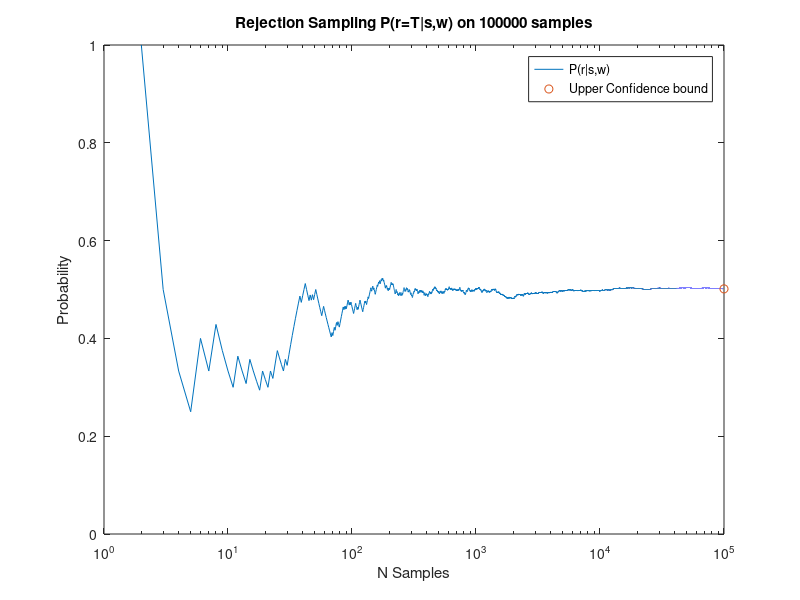

MATLAB code for this plot:
function f = a2n2a ()
    %data = csvread('rs_1.csv');
    data = csvread('lw_1.csv');
    probMatrix = a(data);
    b(data);
    calculated = probMatrix(end, :);
    semilogx(probMatrix(:,1), probMatrix(:,2),calculated(1,1), calculated(1,2), 'o');
    axis([1 inf 0 1]);
    title('Rejection Sampling P(r=T|s,w) on 100000 samples');
    xlabel('N Samples');
    ylabel('Probability');
    legend('P(r|s,w)','Upper Confidence bound','Lower Confidence bound',['Approx = ', num2str(calculated(1,2),5)]);
end

function f=a(data)
    sizeData = size(data);
    rained = 0;
    acceptedSample = 0;
    f = zeros(sizeData(1,1) - 1, 4);
    for i = 2:sizeData(1,1)
        if data(i) ~= -1
            if data(i) == 1
                rained = rained + 1;
            end
            acceptedSample = acceptedSample + 1;
        end
        e = sqrt((-log(0.05/2))/(2*acceptedSample));
        prob = rained/acceptedSample;
        f(i,:) = [i, prob, prob + e, prob - e];
    end
end

function f=b(data)
    sizeData = size(data);
    rained = 0;
    wr = 0;
    notRained = 0;
    wnr = 0;
    f = zeros(sizeData(1,1), 3);
    for i = 1:sizeData(1,1)
        if data(i, 1) == 1
            rained = rained + 1;
            wr = wr + data(i, 2);
        else
            notRained = notRained + 1;
            wnr = wnr + data(i, 2);
        end
        %e = sqrt((-log(0.05/2))/(2*acceptedSample));
        %prob = rained/acceptedSample;
        %f(i,:) = [i, prob, prob + e, prob - e];
    end
    rained
    wr/rained
    notRained
    wnr/notRained
end
